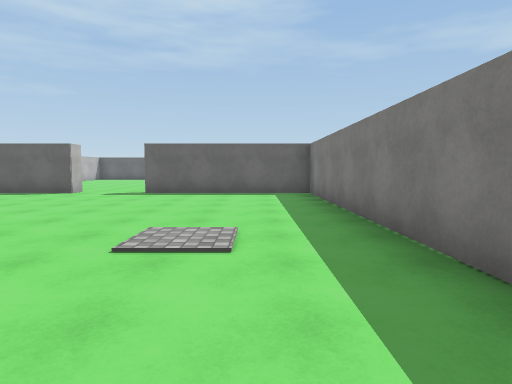
[1] (above)

19 first-person views from a walk through a 3-D level made in the Unity game engine. The camera is 1.4 m above the floor, tilts 4° down and sees 75° across. Doors are open. The floor is counted in squares, 2 m on a side. Each view is taken from the middle of a square. On the plan, view 1 faces up. The plan holds only what a view shows up to about 10 squares ahead; the rest is blank. The place goes on beyond the plan. The player character is not drawn. Surface patterns are stand-ins for the level's own textures.

[2]
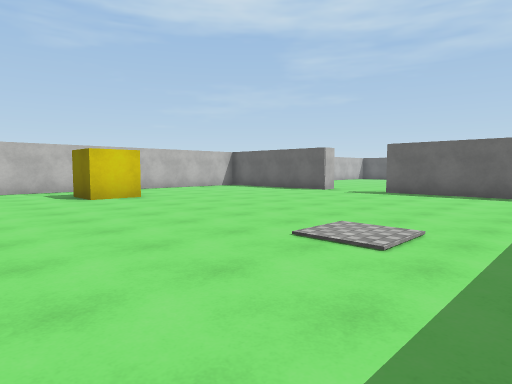

[3]
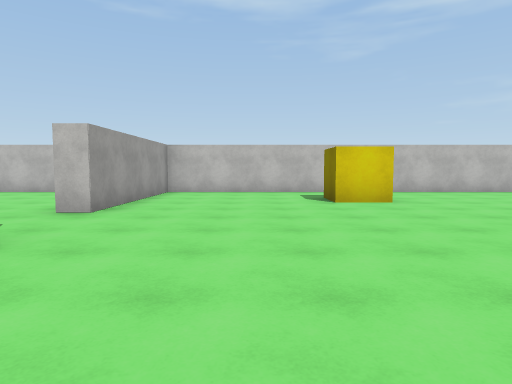

[4]
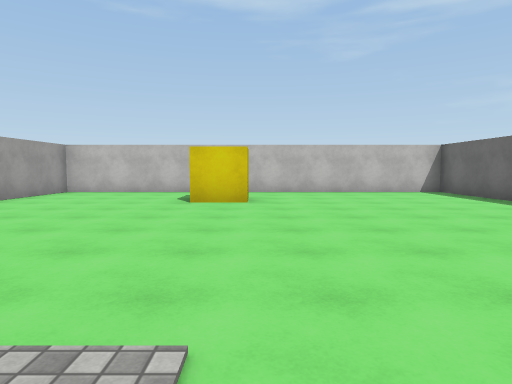

[5]
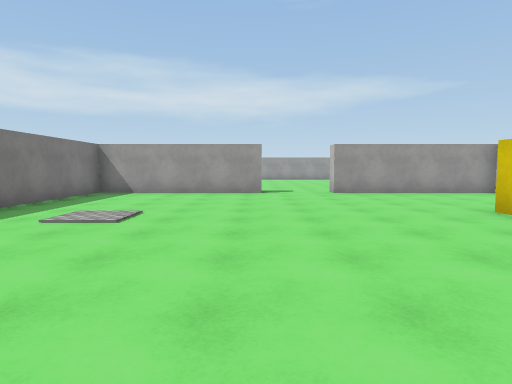

[6]
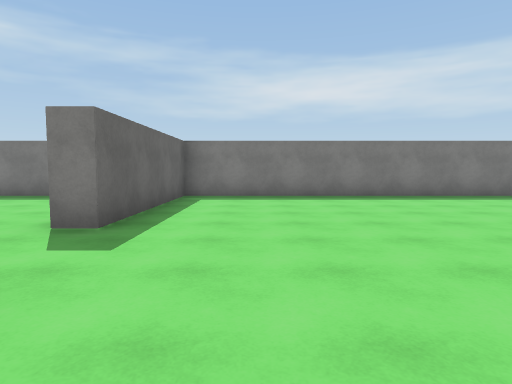

[7]
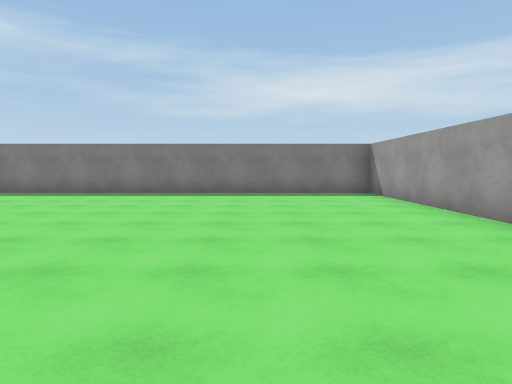

[8]
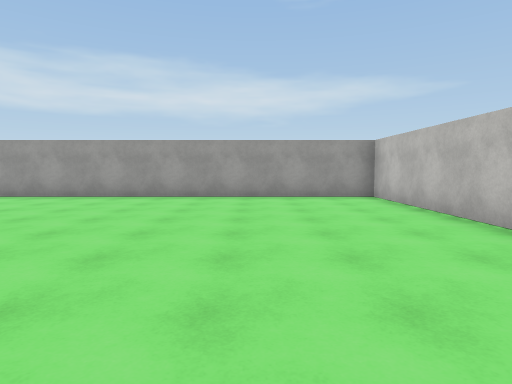

[9]
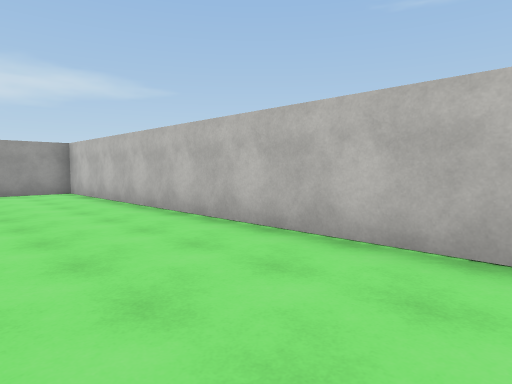

[10]
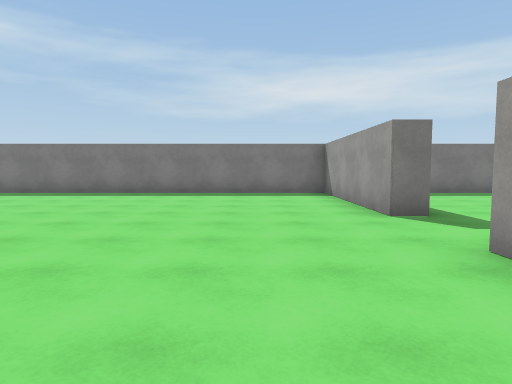

[11]
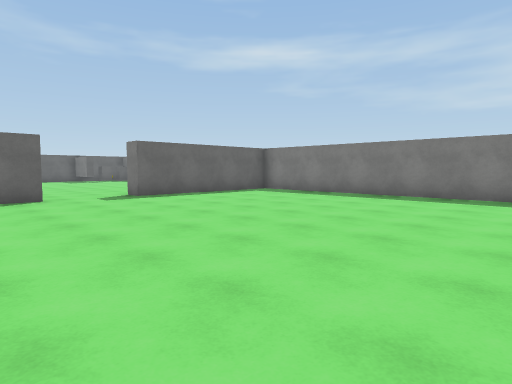

[12]
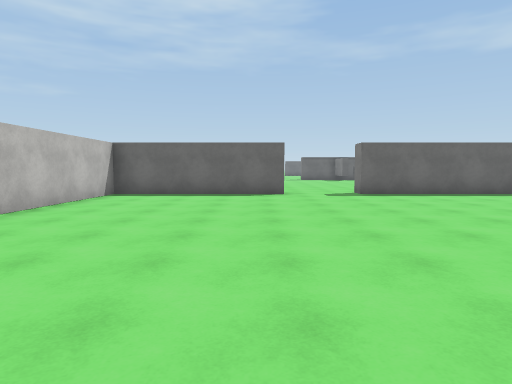

[13]
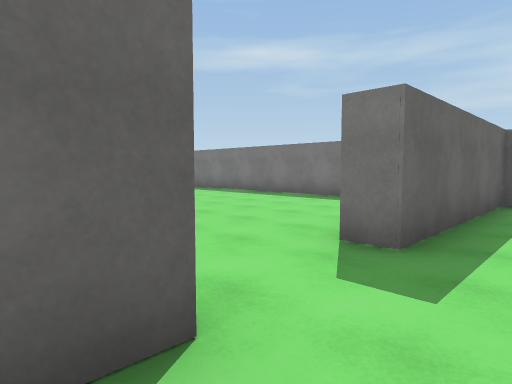

[14]
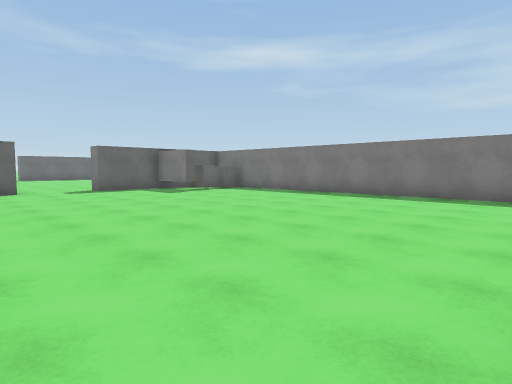

[15]
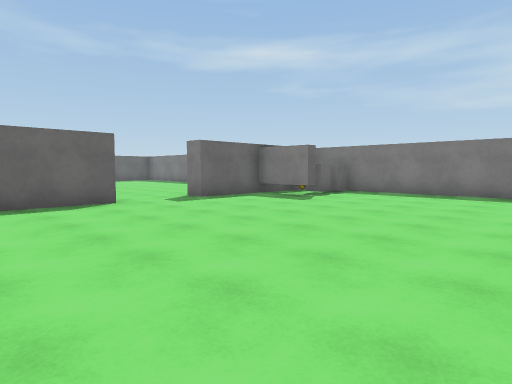

[16]
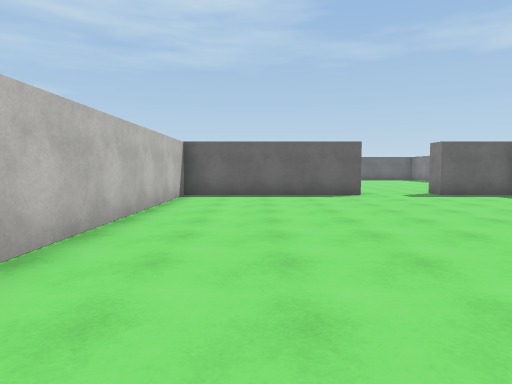

[17]
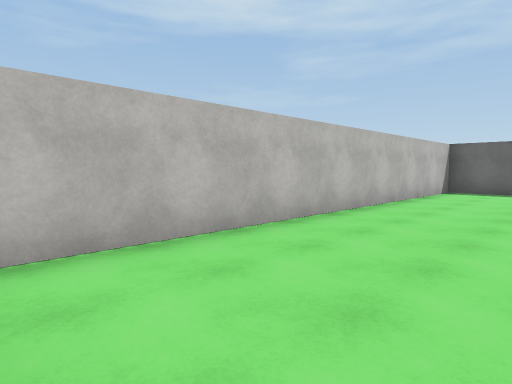

[18]
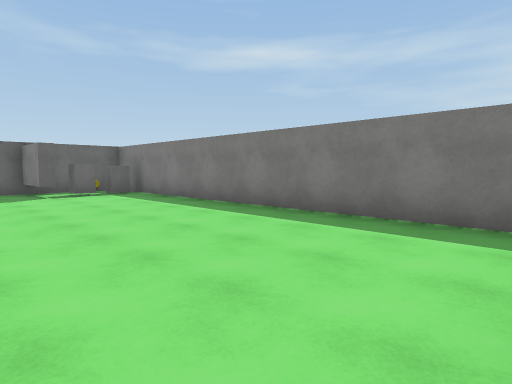

[19]
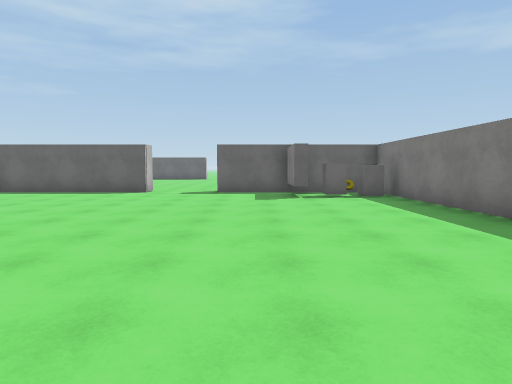

### Floor plan
Ten units are one square. View 1 is at (0, 0); x grows to the right and y downward. Boxes are objects, and circles mark ways between rooms. Rooms are numbered by the first view taken in them; rooms with no view inside come last. Other rooms are left out.
<svg viewBox="-115 -340 136 477">
<path fill="none" stroke="#000" d="M-52 -95 -99 -95 -99 16 -52 16M-31 16 15 16 15 -95 -31 -95M-99 32 -99 132 15 132 15 22 -31 22M-31 -100 15 -100 15 -194M-51 -211 -99 -211 -99 -170M16 -211 -31 -211M-6 -311 -11 -311 -11 -329M-51 -328 -99 -328 -99 -222M-31 -211 -31 -218M15 -225 15 -328 -31 -328 -31 -335"/>
<rect x="-85" y="-45" width="20" height="20" fill="#bbb"><title>yellow cube</title></rect>
<rect x="-5" y="-315" width="10" height="10" fill="#bbb"><title>block</title></rect>
<rect x="-5" y="-325" width="20" height="10" fill="#bbb"><title>other object</title></rect>
<rect x="5" y="-315" width="10" height="10" fill="#bbb"><title>block</title></rect>
<circle cx="-45" cy="20" r="3" fill="#2a7"/>
<circle cx="-45" cy="-100" r="3" fill="#2a7"/>
<circle cx="-42" cy="-214" r="3" fill="#2a7"/>
<text x="-40" y="-40">1</text>
<text x="-40" y="80">2</text>
<text x="-110" y="-110">3</text>
<text x="-40" y="-270">4</text>
</svg>
Room 1 opens to room 2. Room 1 opens to room 3. Room 3 opens to room 4.

Where each view was taken, in squares from view 1:
view 1: 0 up, 0 right, facing up
view 2: 0 up, 1 right, facing up-left
view 3: 1 up, 0 right, facing left
view 4: 4 up, 0 right, facing left
view 5: 8 up, 3 left, facing down
view 6: 4 down, 7 left, facing right
view 7: 10 down, 8 left, facing right
view 8: 5 down, 7 left, facing down
view 9: 3 down, 7 left, facing down-left
view 10: 12 up, 8 left, facing right
view 11: 13 up, 7 left, facing up-right
view 12: 12 up, 6 left, facing up
view 13: 20 up, 6 left, facing up-right
view 14: 22 up, 7 left, facing up-right
view 15: 26 up, 8 left, facing up-right
view 16: 24 up, 8 left, facing up
view 17: 22 up, 7 left, facing up-left
view 18: 22 up, 3 left, facing up-right
view 19: 23 up, 2 left, facing up
